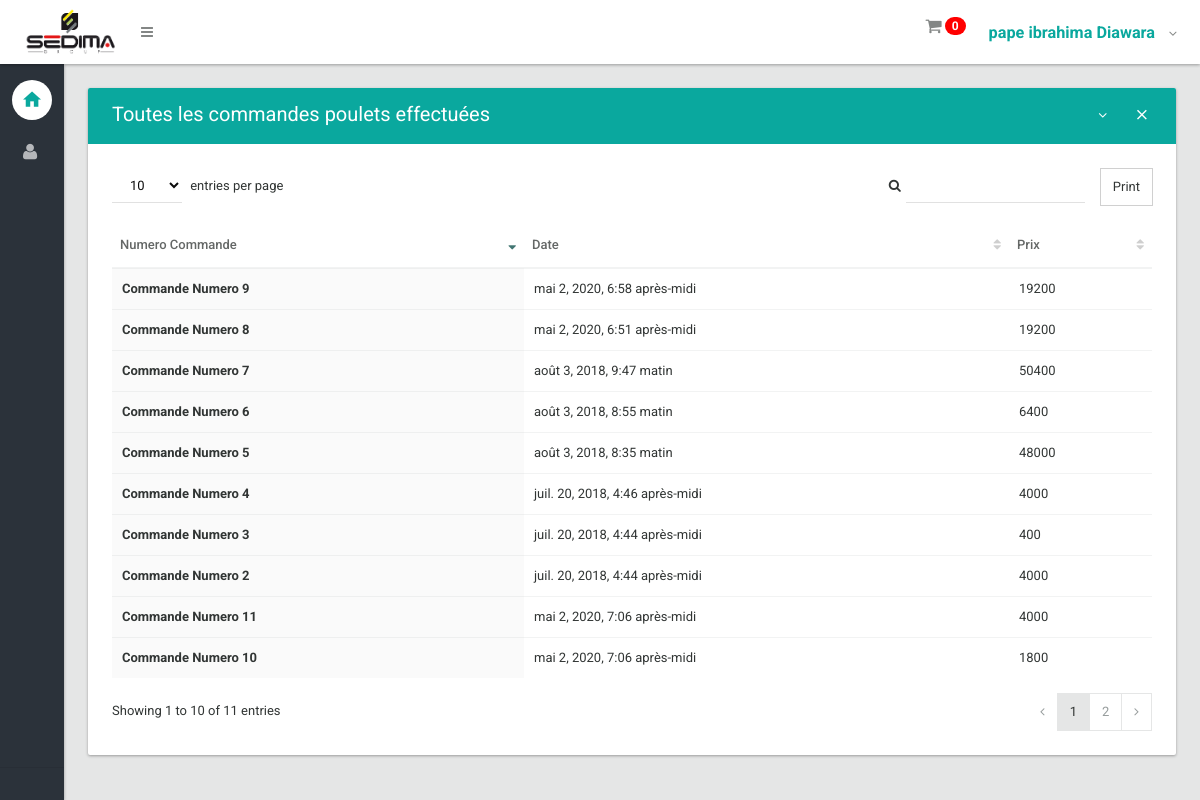
/orders/commande/ (signed in), run on the app's committed database.
### orders/models.py (models this page shows, shortened)
class Order(models.Model):
    user = models.ForeignKey(User,on_delete=models.CASCADE)
    created = models.DateTimeField(auto_now_add=True,editable=False)
    updated = models.DateTimeField(auto_now=True,editable=False)
    class Meta:
        ordering = ('-created',)
        verbose_name = 'Commande'
        verbose_name_plural = 'Commandes'
    def get_total_cost(self):
        return sum(item.get_cost() for item in self.items.all())

class OrderItem(models.Model):
    STATUS_CHOICES = (
    ('t', 'Traiter'),
    ('e', 'En cours'),
)
    product = models.ForeignKey(Product,
                                related_name='order_items', on_delete=models.CASCADE)
    price = models.DecimalField(max_digits=10, decimal_places=0)
    quantity = models.PositiveIntegerField(default=1)
    order = models.ForeignKey(Order,
                              related_name='items',on_delete=models.CASCADE)
    status = models.CharField(max_length=1, choices=STATUS_CHOICES,default='e')
    class Meta:
        verbose_name = 'Articles commandé'
    def get_cost(self):
        return self.price * self.quantity

### orders/views.py (the view)
@login_required
def list_commande(request):
    listorderuser = Order.objects.filter(user=request.user).order_by('created')
    return render(request, 'orders/order/list.html', {'listorderuser':listorderuser})

### cart/cart.py (called while the page is built)
    def __len__(self):
        return sum(item['quantity'] for item in self.cart.values())

### cart/context_processors.py (called while the page is built)
def cart(request):
        return {'cart': Cart(request)}

### orders/templates/orders/order/list.html (shortened to what this page needs)
{% extends 'shop/layout.html' %}
{% block body %}
                <section>
                    <div class="section-body">
                        <div class="row">
                            <div class="col-lg-12">
                                <div class="card">
                                    <div class="card-head style-primary">
                                        <header>Toutes les commandes poulets effectuées</header>
                                        <div class="tools">
                                            <a class="btn btn-icon-toggle btn-collapse"><i class="fa fa-angle-down"></i></a>
                                            <a class="btn btn-icon-toggle btn-close"><i class="md md-close"></i></a>
                                        </div>
                                    </div>
                                    <div class="card-body">
                                        <div class="table-responsive">
                                            <table id="datatable2" class="table order-column hover">
                                                <thead>
                                                    <tr>
                                                        <th>Numero Commande</th>
                                                        <th>Date</th>
                                                        <th>Prix</th>
                                                    </tr>
                                                </thead>
                                                <tbody>
                                                  {% for order in listorderuser %}
                                                        <tr class="gradeX">
                                                            <td><b><a href="{% url 'orders:detail_list' pk=order.pk %}">Commande Numero {{ order.id }}</a></b></td>
                                                            <td>{{ order.created }}</td>
                                                            <td>{{ order.get_total_cost }}</td>
                                                        </tr>
                                                    {% endfor %}
                                                </tbody>
                                            </table>
                                        </div>
                                    </div>
                                </div>
                            </div>
                        </div>
                    </div>
                </section>
{% endblock %}

### shop/templates/shop/layout.html (shortened to what this page needs)
{% load static %}
{% load bootstrap3 %}
<!DOCTYPE html>
<html lang="en">
	<head>
		<link type="text/css" rel="stylesheet" href="{% static 'css/bootstrap.css' %}" />
		<link type="text/css" rel="stylesheet" href="{% static 'css/materialadmin.css' %}" />
		<link type="text/css" rel="stylesheet" href="{% static 'css/font-awesome.min.css' %}" />
		<link type="text/css" rel="stylesheet" href="{% static 'css/material-design-iconic-font.min.css' %}" />
    <link type="text/css" rel="stylesheet" href="{% static 'css/libs/DataTables/jquery.dataTables.css' %}" />
		<link type="text/css" rel="stylesheet" href="{% static 'css/libs/DataTables/extensions/dataTables.colVis.css' %}" />
		<link type="text/css" rel="stylesheet" href="{% static 'css/libs/DataTables/extensions/dataTables.tableTools.css' %}" />
    <link type="text/css" rel="stylesheet" href="{% static 'css/libs/select2/select2.css' %}" />
    <link type="text/css" rel="stylesheet" href="{% static 'css/print.css' %}" />
	</head>
	<body class="menubar-hoverable header-fixed " oncontextmenu="return false;">
		<header id="header" >
			<div class="headerbar">
				<div class="headerbar-left">
					<ul class="header-nav header-nav-options">
						<li class="header-nav-brand" >
							<div class="brand-holder">
								<a href="/">
									<span class="text-lg text-light text-danger"><div><img width="93" height="113" src="{% static 'img/sedima.png'%}" alt="" data-orig-size="223,114"/></div></span>
								</a>
							</div>
						</li>
						<li>
							<a class="btn btn-icon-toggle menubar-toggle" data-toggle="menubar" href="javascript:void(0);">
								<i class="fa fa-bars"></i>
							</a>
						</li>
					</ul>
				</div>
				<div class="headerbar-right">
					<ul class="header-nav header-nav-profile">
            <li id="cartbadge" class="history-account-login-nav padding-right-none">
              <a href="{% url "cart:cart_detail" %}">
                <i class="fa fa-shopping-cart fa-lg" alt="Cart"></i><span class="badge badge-cart">{% with total_items=cart|length %}{% if cart|length > 0 %}{{ total_items }}{% else %}0{% endif %}{% endwith %}</span>
              </a>
            </li>
						<li class="dropdown">
							<a href="javascript:void(0);" class="dropdown-toggle ink-reaction" data-toggle="dropdown">
								<span class="profile-info">
									<h4 class="text-lg text-bold text-primary">{{user.get_full_name}}</h4>
								</span>
							</a>
						</li>
					</ul>
				</div>
			</div>
		</header>
		<div id="base">
			<div id="content">
            {% block body %}
            {% endblock %}
			</div>
			<div id="menubar" class="menubar-inverse ">
				<div class="menubar-scroll-panel">
					<ul id="main-menu" class="gui-controls">
						<li>
							<a href="/" class="active">
								<div class="gui-icon"><i class="md md-home"></i></div>
							</a>
						</li>
						<li class="gui-folder">
							<a>
								<div class="gui-icon"><i class="fa fa-user"></i></div>
							</a>
						</li>
					</ul>
					<div class="menubar-foot-panel">
					</div>
				</div>
			</div>
		</div>
	</body>
</html>

### shop/templates/shop/layout.html (style rules this page uses)
.history-account-login-nav { border-left: 1px solid $light-cool-grey; font-weight: bold; }
.badge-cart { background-color: red; margin-left: 3px; }

### data on the page
Order: id "2", created "juil. 20, 2018, 4:44 après-midi", get_total_cost "4000"
Order: id "3", created "juil. 20, 2018, 4:44 après-midi", get_total_cost "400"
Order: id "4", created "juil. 20, 2018, 4:46 après-midi", get_total_cost "4000"
Order: id "5", created "août 3, 2018, 8:35 matin", get_total_cost "48000"
Order: id "6", created "août 3, 2018, 8:55 matin", get_total_cost "6400"
Order: id "7", created "août 3, 2018, 9:47 matin", get_total_cost "50400"
Order: id "8", created "mai 2, 2020, 6:51 après-midi", get_total_cost "19200"
Order: id "9", created "mai 2, 2020, 6:58 après-midi", get_total_cost "19200"
Order: id "10", created "mai 2, 2020, 7:06 après-midi", get_total_cost "1800"
Order: id "11", created "mai 2, 2020, 7:06 après-midi", get_total_cost "4000"

### other printed values
{{ user.get_full_name }} "pape ibrahima Diawara"
